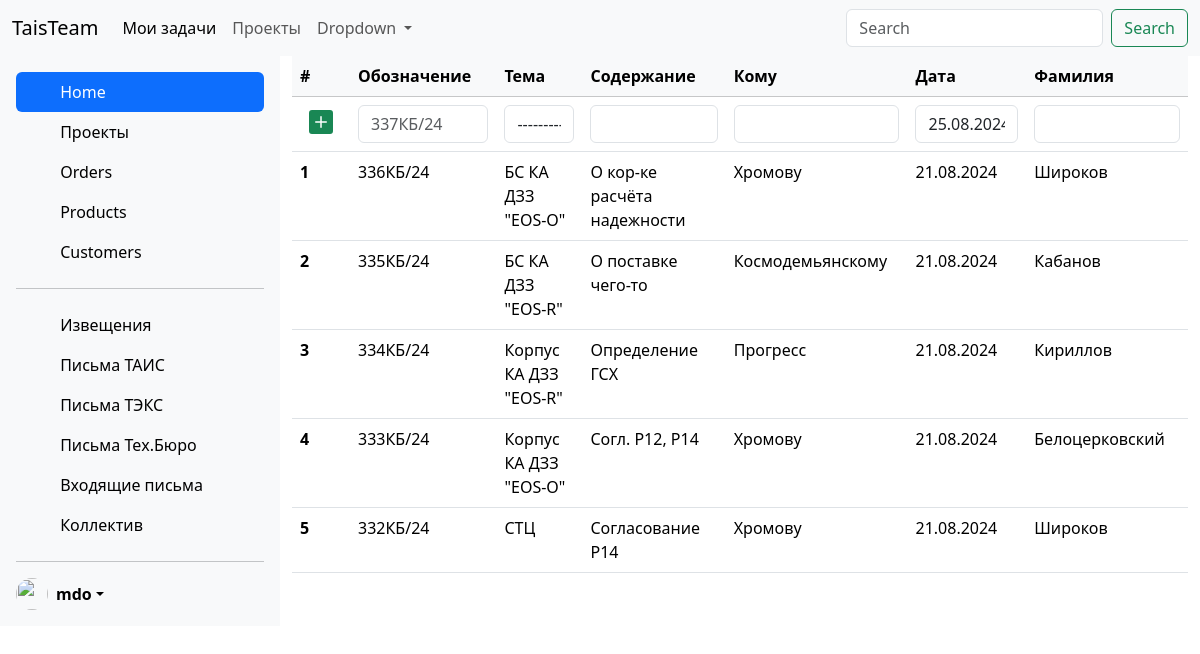
The page /letters_tais/ on the database its author committed.
### projects/models.py (models this page shows, shortened)
class LettersTais(models.Model):
    notification = models.CharField(max_length=10)
    project = models.ForeignKey('Project', on_delete=models.PROTECT, null=True)
    content = models.CharField(max_length=255)
    to_whom = models.CharField(max_length=30)
    date = models.DateField(default=date.today().strftime('%d.%m.%Y'))
    worker = models.CharField(max_length=30)
    time_create = models.DateTimeField(auto_now_add=True)
    time_update = models.DateTimeField(auto_now=True)
    class Meta:
        ordering = ['-notification']

class Project(models.Model):
    title = models.CharField(max_length=100)
    time_create = models.DateTimeField(auto_now_add=True)
    time_update = models.DateTimeField(auto_now=True)

### projects/views.py (the view)
# urls.py: path('letters_tais/', views.LettersTaisView.as_view(), name='letters_tais'),
class LettersTaisView(FormMixin, ListView):
    model = LettersTais
    form_class = AddLettersTais
    template_name = 'projects/letters_tais.html'
    context_object_name = 'posts'

### projects/forms.py
class AddLettersTais(ModelForm):
    class Meta:
        model = LettersTais
        fields = ['notification', 'project', 'content', 'to_whom', 'date', 'worker']
        widgets = {
            'notification': forms.TextInput(attrs={'class': "form-control", "placeholder": '337КБ/24'}),
            'project': forms.Select(attrs={'class': "form-control"}),
            'content': forms.TextInput(attrs={'class': "form-control"}),
            'to_whom': forms.TextInput(attrs={'class': "form-control"}),
            'date': forms.TextInput(attrs={'class': "form-control"}),
            'worker': forms.TextInput(attrs={'class': "form-control"}),
        }

### projects/templates/projects/letters_tais.html (shortened to what this page needs)
{% extends 'base2.html' %}
{% block content %}
<table class="table table-hover">
    <thead class="table-light">
    <tr align-middle>
        <th scope="col"> #</th>
        <th scope="col">Обозначение</th>
        <th scope="col">Тема</th>
        <th scope="col">Содержание</th>
        <th scope="col">Кому</th>
        <th scope="col">Дата</th>
        <th scope="col">Фамилия</th>
    </tr>
    </thead>
    <tbody>
        <tr>
            <th scope="row">
                <button type="button" class="btn btn-sm">
                     </button>
            </th>
        <form action="" method="post">
            {% for f in form %}
            <td>{{ f }}</td>
            {% endfor %}
        </form>
    </tr>
    {% for p in posts %}
    <tr>
        <th scope="row"> {{ p.id }}</th>
        <td>{{ p.notification }}</td>
        <td>{{ p.project.title }}</td>
        <td>{{ p.content }}</td>
        <td>{{ p.to_whom }}</td>
        <td>{{ p.date|date:"d.m.Y" }}</td>
        <td>{{ p.worker }}</td>
    </tr>
    {% endfor %}
    </tbody>
</table>
{% endblock %}

### rows shown on the page
LettersTais: id "1", notification "336КБ/24", project "БС КА ДЗЗ \"EOS-O\"", content "О кор-ке расчёта надежности", to_whom "Хромову", date "21.08.2024", worker "Широков"
LettersTais: id "2", notification "335КБ/24", project "БС КА ДЗЗ \"EOS-R\"", content "О поставке чего-то", to_whom "Космодемьянскому", date "21.08.2024", worker "Кабанов"
LettersTais: id "3", notification "334КБ/24", project "Корпус КА ДЗЗ \"EOS-R\"", content "Определение ГСХ", to_whom "Прогресс", date "21.08.2024", worker "Кириллов"
LettersTais: id "4", notification "333КБ/24", project "Корпус КА ДЗЗ \"EOS-O\"", content "Согл. Р12, Р14", to_whom "Хромову", date "21.08.2024", worker "Белоцерковский"
LettersTais: id "5", notification "332КБ/24", project "СТЦ", content "Согласование Р14", to_whom "Хромову", date "21.08.2024", worker "Широков"
